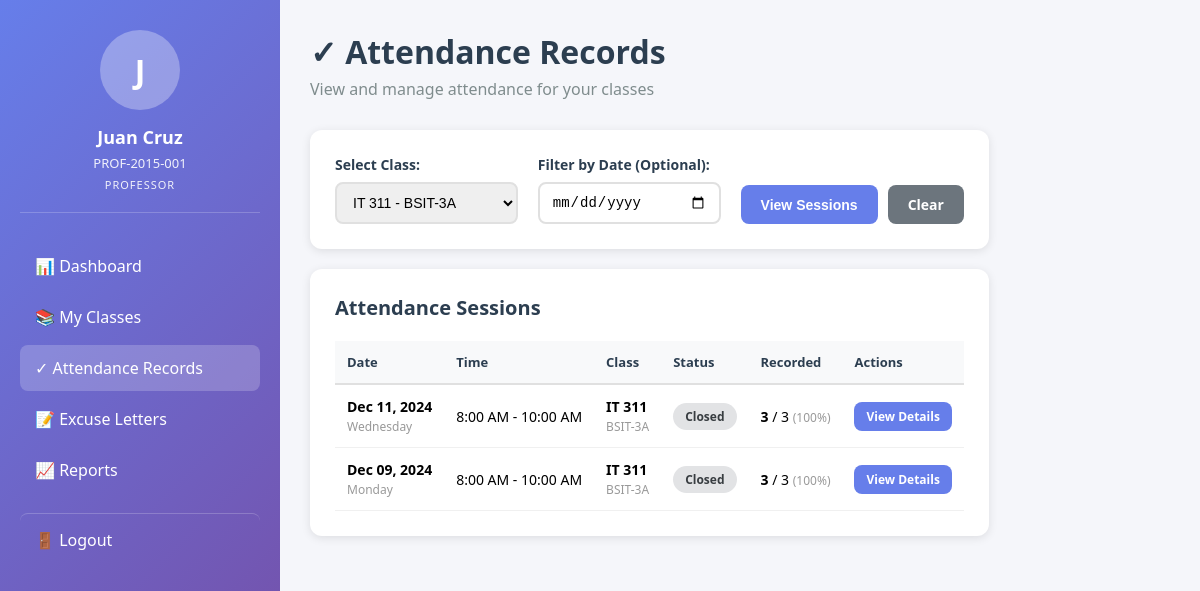
Page /professor_attendance.php?class_id=1 (signed in) on the committed database.
### tables this page shows
CREATE TABLE attendance_sessions (
    session_id INT AUTO_INCREMENT PRIMARY KEY,
    class_id INT NOT NULL,
    schedule_id INT NOT NULL,
    session_date DATE NOT NULL,
    start_time TIME NOT NULL,
    end_time TIME NOT NULL,
    status ENUM('scheduled', 'open', 'closed', 'cancelled') DEFAULT 'scheduled',
    opened_at TIMESTAMP NULL,
    closed_at TIMESTAMP NULL,
    cancelled_by INT NULL,
    cancelled_at TIMESTAMP NULL,
    created_at TIMESTAMP DEFAULT CURRENT_TIMESTAMP,
    FOREIGN KEY (class_id) REFERENCES classes(class_id) ON DELETE CASCADE,
    FOREIGN KEY (schedule_id) REFERENCES class_schedules(schedule_id) ON DELETE CASCADE,
    FOREIGN KEY (cancelled_by) REFERENCES users(user_id) ON DELETE SET NULL,
    UNIQUE KEY unique_session (class_id, session_date, start_time),
    INDEX idx_session_date (session_date),
    INDEX idx_status (status)
);

CREATE TABLE courses (
    course_id INT AUTO_INCREMENT PRIMARY KEY,
    course_code VARCHAR(20) UNIQUE NOT NULL,
    course_name VARCHAR(100) NOT NULL,
    course_description TEXT,
    units DECIMAL(2,1) NOT NULL,
    INDEX idx_course_code (course_code)
);

CREATE TABLE classes (
    class_id INT AUTO_INCREMENT PRIMARY KEY,
    course_id INT NOT NULL,
    professor_id INT NOT NULL,
    section VARCHAR(20) NOT NULL,
    school_year VARCHAR(9) NOT NULL,
    semester ENUM('1', '2', 'Summer') NOT NULL,
    room VARCHAR(20),
    status ENUM('active', 'inactive') DEFAULT 'active',
    created_at TIMESTAMP DEFAULT CURRENT_TIMESTAMP,
    FOREIGN KEY (course_id) REFERENCES courses(course_id) ON DELETE CASCADE,
    FOREIGN KEY (professor_id) REFERENCES professors(professor_id) ON DELETE CASCADE,
    INDEX idx_school_year_semester (school_year, semester),
    INDEX idx_status (status)
);

### Database.php (called while the page is built, shortened)
<?php
class Database {
    private $host = '127.0.0.1';
    private $db   = 'citcs_attendance';
    private $user = 'root';
    private $pass = '';
    private $charset = 'utf8mb4';
    private $pdo;
    public function __construct() {
        $dsn = "mysql:host={$this->host};dbname={$this->db};charset={$this->charset}";
        $options = [
            PDO::ATTR_ERRMODE            => PDO::ERRMODE_EXCEPTION,
            PDO::ATTR_DEFAULT_FETCH_MODE => PDO::FETCH_ASSOC,
            PDO::ATTR_EMULATE_PREPARES   => false,
        ];
        $this->pdo = new PDO($dsn, $this->user, $this->pass, $options);
    }
    public function query($sql, $params = []) {
        $stmt = $this->pdo->prepare($sql);
        $stmt->execute($params);
        return $stmt;
    }
    public function all($sql, $params = []) {
        return $this->query($sql, $params)->fetchAll();
    }
}
?>

### Auth.php (called while the page is built, shortened)
<?php
require_once 'Database.php';
class Auth {
    public function getRoleId() {
        return $_SESSION['role_id'] ?? null;
    }
}
?>

### ClassManager.php (called while the page is built, shortened)
<?php
require_once 'Database.php';
class ClassManager {
    private $db;
    public function __construct() {
        $this->db = new Database();
    }
    public function getClasses($filters = []) {
        $sql = "SELECT c.*, co.course_code, co.course_name, co.units,
                CONCAT(u.first_name, ' ', u.last_name) as professor_name,
                p.employee_number,
                (SELECT COUNT(*) FROM class_enrollments WHERE class_id = c.class_id AND status = 'enrolled') as enrolled_count
                FROM classes c
                JOIN courses co ON c.course_id = co.course_id
                JOIN professors p ON c.professor_id = p.professor_id
                JOIN users u ON p.user_id = u.user_id
                WHERE 1=1";
        $params = [];
        if (!empty($filters['professor_id'])) {
            $sql .= " AND c.professor_id = ?";
            $params[] = $filters['professor_id'];
        }
        if (!empty($filters['status'])) {
            $sql .= " AND c.status = ?";
            $params[] = $filters['status'];
        }
        $sql .= " ORDER BY co.course_code, c.section";
        return $this->db->all($sql, $params);
    }
}
?>

### professor_attendance.php (the view, shortened to what this page needs)
<?php
require_once 'Auth.php';
require_once 'ClassManager.php';
require_once 'Attendance.php';
require_once 'Database.php';
$auth = new Auth();
$auth->requireRole(['professor']);
$classManager = new ClassManager();
$db = new Database();
$professorId = $auth->getRoleId();
$classes = $classManager->getClasses(['professor_id' => $professorId, 'status' => 'active']);
$filterClassId = $_GET['class_id'] ?? '';
$filterDate = $_GET['date'] ?? '';
$sessions = [];
if ($filterClassId) {
    $sql = "SELECT asess.*,
            c.section, co.course_code, co.course_name,
            (SELECT COUNT(*) FROM attendance_records WHERE session_id = asess.session_id) as recorded_count,
            (SELECT COUNT(*) FROM class_enrollments WHERE class_id = asess.class_id AND status = 'enrolled') as total_students
            FROM attendance_sessions asess
            JOIN classes c ON asess.class_id = c.class_id
            JOIN courses co ON c.course_id = co.course_id
            WHERE asess.class_id = ?";
    $params = [$filterClassId];
    $sql .= " ORDER BY asess.session_date DESC, asess.start_time DESC LIMIT 50";
    $sessions = $db->all($sql, $params);
}
$selectedSessionId = $_GET['session_id'] ?? null;
?>
<!DOCTYPE html>
<html lang="en">
<head>
</head>
<body>
    <?php include 'includes/professor_sidebar.php'; ?>
    <div class="dashboard-container">
        <main class="main-content">
            <?php if (!$selectedSessionId): ?>
                <div class="page-header">
                    <h1>✓ Attendance Records</h1>
                    <p>View and manage attendance for your classes</p>
                </div>
                <div class="filter-section">
                    <form method="GET" action="" class="filter-form">
                        <div class="filter-group">
                            <label for="class_id">Select Class:</label>
                            <select name="class_id" id="class_id" class="filter-select" required>
                                <?php foreach ($classes as $class): ?>
                                    <option value="<?php echo $class['class_id']; ?>" <?php echo $filterClassId == $class['class_id'] ? 'selected' : ''; ?>>
                                        <?php echo htmlspecialchars($class['course_code'] . ' - ' . $class['section']); ?>
                                    </option>
                                <?php endforeach; ?>
                            </select>
                        </div>
                        <div class="filter-group">
                            <label for="date">Filter by Date (Optional):</label>
                            <input type="date" name="date" id="date" class="filter-input" value="<?php echo htmlspecialchars($filterDate); ?>">
                        </div>
                        <div class="filter-actions">
                            <button type="submit" class="btn btn-primary">View Sessions</button>
                            <a href="professor_attendance.php" class="btn btn-secondary">Clear</a>
                        </div>
                    </form>
                </div>
                <?php if ($filterClassId): ?>
                    <div class="section-card">
                        <h2>Attendance Sessions</h2>
                        <?php if (empty($sessions)): ?>
                            <div class="empty-state">
                                <p>No attendance sessions found for the selected filters.</p>
                            </div>
                        <?php else: ?>
                            <div class="table-responsive">
                                <table class="data-table">
                                    <thead>
                                        <tr>
                                            <th>Date</th>
                                            <th>Time</th>
                                            <th>Class</th>
                                            <th>Status</th>
                                            <th>Recorded</th>
                                            <th>Actions</th>
                                        </tr>
                                    </thead>
                                    <tbody>
                                        <?php foreach ($sessions as $session): ?>
                                            <tr>
                                                <td>
                                                    <strong><?php echo date('M d, Y', strtotime($session['session_date'])); ?></strong><br>
                                                    <small class="text-muted"><?php echo date('l', strtotime($session['session_date'])); ?></small>
                                                </td>
                                                <td>
                                                    <?php echo date('g:i A', strtotime($session['start_time'])); ?> -
                                                    <?php echo date('g:i A', strtotime($session['end_time'])); ?>
                                                </td>
                                                <td>
                                                    <strong><?php echo htmlspecialchars($session['course_code']); ?></strong><br>
                                                    <small class="text-muted"><?php echo htmlspecialchars($session['section']); ?></small>
                                                </td>
                                                <td>
                                                    <?php
                                                    $statusClass = [
                                                        'scheduled' => 'badge-info',
                                                        'open' => 'badge-success',
                                                        'closed' => 'badge-secondary',
                                                        'cancelled' => 'badge-danger'
                                                    ][$session['status']] ?? 'badge-secondary';
                                                    ?>
                                                    <span class="badge <?php echo $statusClass; ?>">
                                                        <?php echo ucfirst($session['status']); ?>
                                                    </span>
                                                </td>
                                                <td>
                                                    <strong><?php echo $session['recorded_count']; ?></strong> / <?php echo $session['total_students']; ?>
                                                    <?php if ($session['total_students'] > 0): ?>
                                                        <small class="text-muted">
                                                            (<?php echo round(($session['recorded_count'] / $session['total_students']) * 100); ?>%)
                                                        </small>
                                                    <?php endif; ?>
                                                </td>
                                                <td>
                                                    <a href="professor_attendance.php?session_id=<?php echo $session['session_id']; ?>" class="btn btn-sm btn-primary">
                                                        View Details
                                                    </a>
                                                </td>
                                            </tr>
                                        <?php endforeach; ?>
                                    </tbody>
                                </table>
                            </div>
                        <?php endif; ?>
                    </div>
                <?php endif; ?>
            <?php endif; ?>
        </main>
    </div>
</body>
</html>

### includes/professor_sidebar.php (style rules this page uses)
.main-content { margin-left: 280px; padding: 30px; min-height: 100vh; }

### professor_attendance.php (style rules this page uses)
* { margin: 0; padding: 0; box-sizing: border-box; }
body { font-family: 'Segoe UI', Tahoma, Geneva, Verdana, sans-serif; background: #f5f6fa; }
.dashboard-container { display: flex; }
.page-header { margin-bottom: 30px; }
.page-header h1 { font-size: 32px; color: #2c3e50; margin-bottom: 5px; }
.page-header p { color: #7f8c8d; }
.filter-section { background: white; padding: 25px; border-radius: 12px; box-shadow: 0 2px 10px rgba(0,0,0,0.1); margin-bottom: 20px; }
.filter-form { display: grid; grid-template-columns: 1fr 1fr auto; gap: 20px; align-items: end; }
.filter-group { display: flex; flex-direction: column; }
.filter-group label { font-weight: 600; color: #2c3e50; margin-bottom: 8px; font-size: 14px; }
.filter-select, .filter-input { padding: 10px 12px; border: 2px solid #e0e0e0; border-radius: 8px; font-size: 14px; }
.filter-actions { display: flex; gap: 10px; }
.section-card { background: white; padding: 25px; border-radius: 12px; box-shadow: 0 2px 10px rgba(0,0,0,0.1); }
.section-card h2 { font-size: 20px; color: #2c3e50; margin-bottom: 20px; }
.table-responsive { overflow-x: auto; }
.data-table { width: 100%; border-collapse: collapse; }
.data-table th { background: #f8f9fa; padding: 12px; text-align: left; font-weight: 600; color: #2c3e50; border-bottom: 2px solid #e0e0e0; font-size: 13px; }
.data-table td { padding: 12px; border-bottom: 1px solid #f0f0f0; font-size: 14px; }
.text-muted { color: #999; font-size: 12px; }
.badge { display: inline-block; padding: 5px 12px; border-radius: 20px; font-size: 12px; font-weight: 600; }
.badge-secondary { background: #e2e3e5; color: #383d41; }
.btn { padding: 10px 20px; border: none; border-radius: 8px; cursor: pointer; text-decoration: none; display: inline-block; font-size: 14px; font-weight: 600; transition: all 0.2s; }
.btn-sm { padding: 6px 12px; font-size: 12px; }
.btn-primary { background: #667eea; color: white; }
.btn-secondary { background: #6c757d; color: white; }

### rows in the picture
attendance_sessions: session_date "Dec 11, 2024", session_date "Wednesday", start_time "8:00 AM", end_time "10:00 AM", courses.course_code "IT 311", class.section "BSIT-3A", status "Closed", recorded_count "3", total_students "3", total_students "100"
attendance_sessions: session_date "Dec 09, 2024", session_date "Monday", start_time "8:00 AM", end_time "10:00 AM", courses.course_code "IT 311", class.section "BSIT-3A", status "Closed", recorded_count "3", total_students "3", total_students "100"

### other values in the picture
substr($_SESSION['full_name'], 0, 1) "J"
$_SESSION['full_name'] "Juan Cruz"
$_SESSION['identifier'] "PROF-2015-001"
form field class_id "IT 311 - BSIT-3A"
